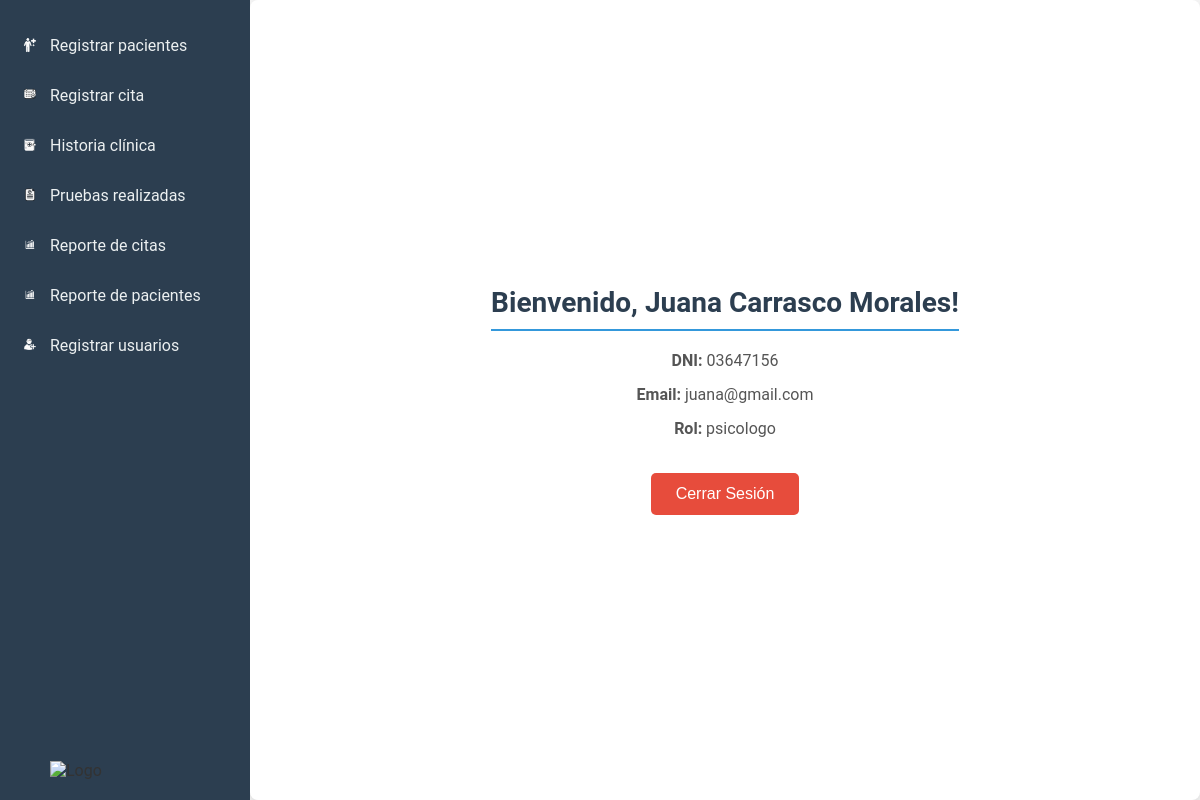
The page /public/dashboard.php (signed in) on the database its author committed.
### tables this page shows
CREATE TABLE usuarios (
  id_usuario INT NOT NULL AUTO_INCREMENT,
  dni VARCHAR(15) NOT NULL,
  nombre VARCHAR(100) NOT NULL,
  apellidos VARCHAR(100) NOT NULL,
  email VARCHAR(100) NOT NULL,
  contrasena VARCHAR(100) NOT NULL,
  rol VARCHAR(50) NOT NULL,
  PRIMARY KEY (id_usuario),
  UNIQUE KEY dni (dni),
  UNIQUE KEY email (email)
);

### public/dashboard.php (the view, shortened to what this page needs)
<?php
include('../includes/db.php');
$dni = $_SESSION['dni'];
$sql = "SELECT * FROM usuarios WHERE dni = ?";
$stmt = $conn->prepare($sql);
$stmt->bind_param("s", $dni);
$stmt->execute();
$result = $stmt->get_result();
$user = $result->fetch_assoc();
?>
<!DOCTYPE html>
<html lang="es">
<head>
    <link rel="stylesheet" href="css/dashboard.css">
</head>
<body>
    <div class="container">
        <div class="sidebar">
            <a href="paciente.php"><img src="img/register_patient.png" alt="Registrar pacientes" class="icon">Registrar pacientes</a>
            <a href="citas.php"><img src="img/register_appointment.png" alt="Registrar cita" class="icon">Registrar cita</a>
            <a href="historiaclinica.php"><img src="img/clinical_history.png" alt="Historia clínica" class="icon">Historia clínica</a>
            <a href="pruebas.php"><img src="img/tests_done.png" alt="Pruebas realizadas" class="icon">Pruebas realizadas</a>
            <a href="reportecitas.php"><img src="img/appointment_report.png" alt="Reporte de citas" class="icon">Reporte de citas</a>
            <a href="pacientes.php"><img src="img/appointment_report.png" alt="Reporte de pacientes" class="icon">Reporte de pacientes</a>
            <a href="usuarios.php"><img src="img/register_user.png" alt="Registrar usuarios" class="icon">Registrar usuarios</a>
            <img src="img/Logo.png" alt="Logo" class="logo">
        </div>
        <div class="main-content">
            <h1>Bienvenido, <?php echo htmlspecialchars($user['nombre'] . ' ' . $user['apellidos']); ?>!</h1>
            <p><strong>DNI:</strong> <?php echo htmlspecialchars($user['dni']); ?></p>
            <p><strong>Email:</strong> <?php echo htmlspecialchars($user['email']); ?></p>
            <p><strong>Rol:</strong> <?php echo htmlspecialchars($user['rol']); ?></p>
            <button class="logout-button" onclick="window.location.href='logout.php'">Cerrar Sesión</button>
        </div>
    </div>
</body>
</html>

### public/css/dashboard.css (style rules this page uses)
* { margin: 0; padding: 0; box-sizing: border-box; }
body { font-family: 'Roboto', sans-serif; background-color: #f4f4f4; color: #333; }
.container { display: flex; height: 100vh; }
.sidebar { width: 250px; background-color: #2c3e50; padding-top: 20px; display: flex; flex-direction: column; align-items: center; position: relative; }
.sidebar a { text-decoration: none; color: #ecf0f1; width: 100%; text-align: left; padding: 15px 20px; display: flex; align-items: center; font-size: 16px; transition: background-color 0.3s, color 0.3s; border-radius: 5px; }
.sidebar .icon { margin-right: 10px; height: 20px; }
.sidebar .logo { margin-top: auto; margin-bottom: 20px; width: 150px; height: auto; }
.main-content { flex: 1; padding: 20px; background-color: #ffffff; border-radius: 8px; box-shadow: 0 4px 8px rgba(0, 0, 0, 0.1); display: flex; flex-direction: column; align-items: center; justify-content: center; text-align: center; }
h1 { font-size: 28px; color: #2c3e50; margin-bottom: 20px; border-bottom: 2px solid #3498db; padding-bottom: 10px; }
p { font-size: 16px; margin-bottom: 15px; color: #555; }
.logout-button { background-color: #e74c3c; color: white; border: none; padding: 12px 25px; font-size: 16px; cursor: pointer; border-radius: 5px; transition: background-color 0.3s; margin-top: 20px; }

### rows shown on the page
usuarios: nombre+apellidos "Juana Carrasco Morales", dni "03647156", email "juana@gmail.com", rol "psicologo"
